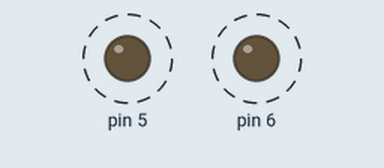
Recording of a sketch running on a simulated Arduino Uno, built with avr-gcc and run on an emulated ATmega328P. Shown: output pins drawn as LEDs (lit = HIGH). Dashed ring = blinking.

Above: at 0.5 s.
Timing chart, 0 to 3.0 s (numbered marks = the images above):
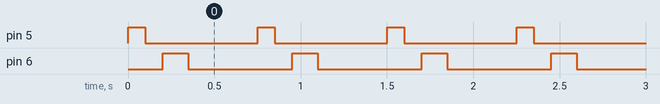

The sketch:

Police.ino
```cpp
void setup() {

  pinMode(5, OUTPUT);
  pinMode(6, OUTPUT);

}

void loop() {

  digitalWrite(5, HIGH);
  delay(100);
  digitalWrite(5, LOW);
  delay(100);

  digitalWrite(6, HIGH);
  delay(150);
  digitalWrite(6, LOW);
  delay(400);

}
```

Measured:
- by itself, pin 5: alternates HIGH for 0.10 s and LOW for 0.65 s
- by itself, pin 6: alternates HIGH for 0.15 s and LOW for 0.60 s
- by itself, everything shown: repeats every 0.75 s, in 4 steps
